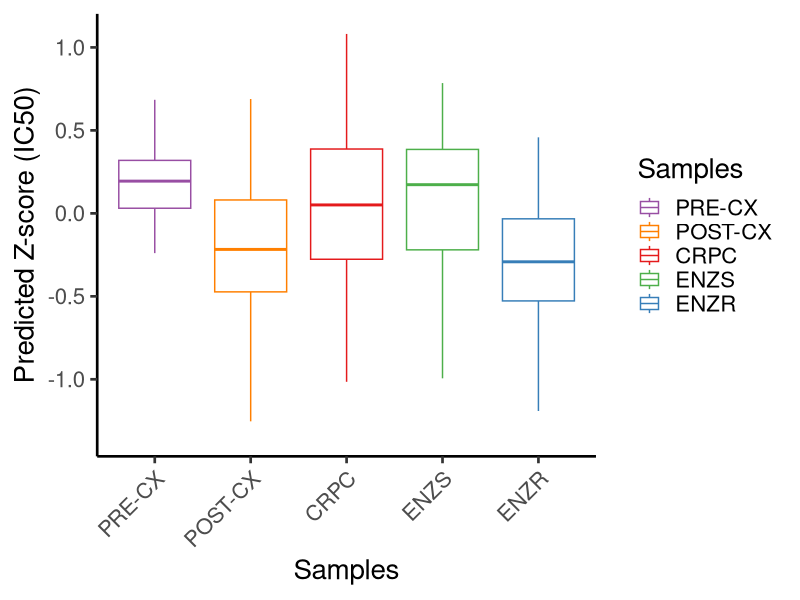

R code for this plot:
##loading libraries
library(ggridges)
library(ggplot2)

##loading predictions
Predictions = read.csv("ATTX_predictions.csv",sep=",",header = T,stringsAsFactors = F,row.names = 1,check.names=F)
pos = which(rownames(Predictions) %in% c("Afatinib","AZD3759","Erlotinib","Gefitinib","Lapatinib","Osimertinib","Sapitinib"))
Predictions = Predictions[pos,]

pred = reshape2::melt(Predictions)


##loading metadata
metadata = read.csv("metadata.csv",sep=",",header = T,stringsAsFactors = F)
colnames(metadata)[1] = "variable"

##Preparing data
df = merge(pred,metadata,by="variable")



df$Samples <- factor(df$Samples, levels = c("PRE-CX", "POST-CX","CRPC","ENZS" ,"ENZR"))



library(ggplot2)
ggplot(df, aes(x=Samples, y=value,col=Samples)) + 
  geom_boxplot(outlier.shape = NA)+scale_color_manual(values=c("PRE-CX"="#984EA3","POST-CX"="#FF7F00",CRPC="#E41A1C",ENZS="#4DAF4A",ENZR="#377EB8"))+theme_classic(base_size = 20)+theme(axis.text.x = element_text(angle = 45, hjust=1))+ylab("Predicted Z-score (IC50)")

